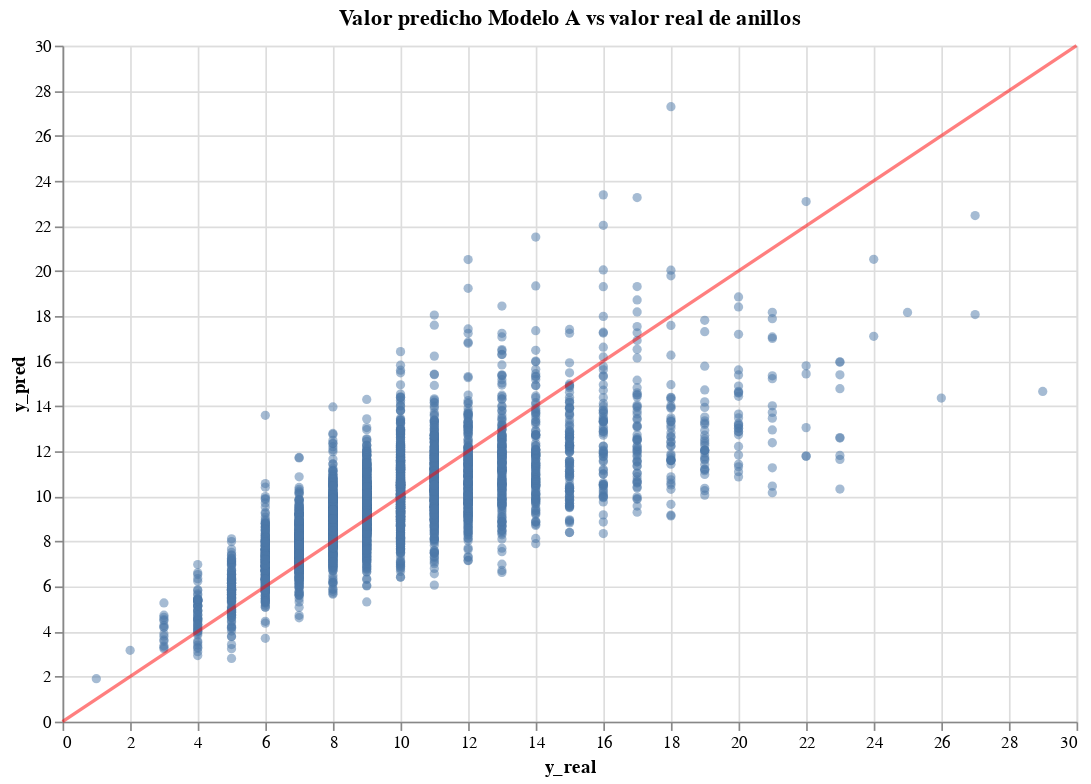

Notebook code cell kept with this figure:
### Code cell
chart_A = alt.Chart(df_A).mark_circle(opacity=0.5).encode(
    x="y_real",
    y="y_pred"
).properties(
    width=600,
    height=400,
    title="Valor predicho Modelo A vs valor real de anillos"
)

identity_line_A = (
    alt.Chart(
        pd.DataFrame({"y_real": [0, df_A.max().max() + 1], "y_pred": [0, df_A.max().max() + 1]})
    )
    .mark_line(color="red", opacity=0.5)
    .encode(
        x="y_real",
        y="y_pred"
    )
)

chart_A + identity_line_A

### Figure 1 — Vega-Lite specification as saved in the notebook (floating-point values rounded to 4 significant figures; data arrays with more than 128 entries replaced by an {"elided": "..."} marker saying what was removed)
{"config": {"background": "white", "view": {"continuousWidth": 400, "continuousHeight": 300}}, "layer": [{"data": {"name": "data-9d96391425322e6732e8c80db8b21515"}, "mark": {"type": "circle", "opacity": 0.5}, "encoding": {"x": {"type": "quantitative", "field": "y_real"}, "y": {"type": "quantitative", "field": "y_pred"}}, "height": 400, "title": "Valor predicho Modelo A vs valor real de anillos", "width": 600}, {"data": {"name": "data-a5d47553da8429ea438f8ebf9f4176ef"}, "mark": {"type": "line", "color": "red", "opacity": 0.5}, "encoding": {"x": {"type": "quantitative", "field": "y_real"}, "y": {"type": "quantitative", "field": "y_pred"}}}], "$schema": "https://vega.github.io/schema/vega-lite/v4.8.1.json", "datasets": {"data-9d96391425322e6732e8c80db8b21515": {"elided": "4175 records"}, "data-a5d47553da8429ea438f8ebf9f4176ef": [{"y_real": 0.0, "y_pred": 0.0}, {"y_real": 30.0, "y_pred": 30.0}]}}
